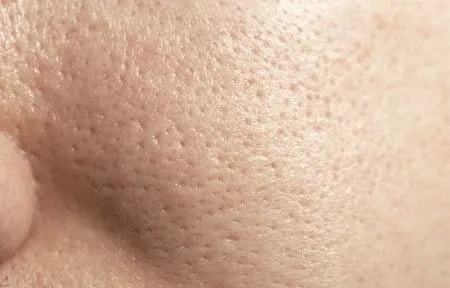
#> input picture .gradio/flagged/Upload Skin Image/6e59f69546d18e575bbf/skin image.jpg, 450 x 288 px; its folder holds only this picture in this run
$ python -i improved_feature_extraction.py   (imports and definitions only)   (older library calls are emulated)
#> lines starting #> are read from the running program, lines starting #| are printed output that depends on the picture; after the words box and inside, x2 and y2 are one past the last pixel; in counts of white or black regions, pixels touching at a corner belong together
import os
import cv2
import numpy as np
import pandas as pd

from skimage.feature import graycomatrix, graycoprops, local_binary_pattern


# ============================================================
# PATHS
# ============================================================

BASE_PATH = r"C:\Users\vires\Desktop\ML_COURSE_PROJECT"

DATASET_PATH = os.path.join(BASE_PATH, "dataset")

TRAIN_PATH = os.path.join(DATASET_PATH, "train")
VAL_PATH = os.path.join(DATASET_PATH, "val")

TRAIN_OUTPUT = os.path.join(
    BASE_PATH,
    "improved_train_features.csv"
)

VAL_OUTPUT = os.path.join(
    BASE_PATH,
    "improved_val_features.csv"
)


# ============================================================
# SETTINGS
# ============================================================

IMAGE_SIZE = (128, 128)

# LBP settings
LBP_POINTS = 8
LBP_RADIUS = 1

# Histogram bins
HIST_BINS = 8


# ============================================================
# CLASS NAMES
# ============================================================

CLASS_NAMES = {
    "class0_normal": "Normal",
    "class1_acne": "Acne",
    "class2_wrinkles": "Wrinkles",
    "class3_Eczema": "Eczema",
    "class4_Rosacea": "Rosacea",
    "class5_dark_spots": "Dark Spots"
}


# ============================================================
# BASIC STATISTICAL FEATURES
# ============================================================

def channel_statistics(channel, prefix):

    features = {}

    features[f"mean_{prefix}"] = np.mean(channel)
    features[f"std_{prefix}"] = np.std(channel)
    features[f"min_{prefix}"] = np.min(channel)
    features[f"max_{prefix}"] = np.max(channel)

    return features


# ============================================================
# COLOR HISTOGRAM
# ============================================================

def color_histogram(channel, prefix):

    features = {}

    hist = cv2.calcHist(
        [channel],
        [0],
        None,
        [HIST_BINS],
        [0, 256]
    )

    hist = hist.flatten()

    # Normalize histogram
    hist = hist / (hist.sum() + 1e-8)

    for i, value in enumerate(hist):

        features[f"{prefix}_hist_{i}"] = value

    return features


# ============================================================
# GLCM FEATURES
# ============================================================

def extract_glcm_features(gray):

    features = {}

    # Quantize image from 256 gray levels → 32 levels
    gray_quantized = (gray / 8).astype(np.uint8)

    distances = [1, 2]

    angles = [
        0,
        np.pi / 4,
        np.pi / 2,
        3 * np.pi / 4
    ]

    glcm = graycomatrix(
        gray_quantized,
        distances=distances,
        angles=angles,
        levels=32,
        symmetric=True,
        normed=True
    )

    properties = [
        "contrast",
        "dissimilarity",
        "homogeneity",
        "energy",
        "correlation",
        "ASM"
    ]

    for prop in properties:

        values = graycoprops(
            glcm,
            prop
        )

        # Mean across distances and directions
        features[f"glcm_{prop}"] = np.mean(values)

        # Standard deviation
        features[f"glcm_{prop}_std"] = np.std(values)

    return features


# ============================================================
# LBP FEATURES
# ============================================================

def extract_lbp_features(gray):

    features = {}

    lbp = local_binary_pattern(
        gray,
        P=LBP_POINTS,
        R=LBP_RADIUS,
        method="uniform"
    )

    # Uniform LBP gives P+2 bins
    n_bins = LBP_POINTS + 2

    hist, _ = np.histogram(
        lbp.ravel(),
        bins=np.arange(0, n_bins + 1),
        range=(0, n_bins)
    )

    hist = hist.astype(float)

    # Normalize
    hist = hist / (hist.sum() + 1e-8)

    for i, value in enumerate(hist):

        features[f"lbp_{i}"] = value

    # Additional LBP statistics
    features["lbp_mean"] = np.mean(lbp)
    features["lbp_std"] = np.std(lbp)

    return features


# ============================================================
# EDGE FEATURES
# ============================================================

def extract_edge_features(gray):

    features = {}

    edges = cv2.Canny(
        gray,
        50,
        150
    )

    edge_pixels = np.sum(edges > 0)

    total_pixels = edges.shape[0] * edges.shape[1]

    features["edge_density"] = (
        edge_pixels / total_pixels
    )

    # Sobel gradient
    sobel_x = cv2.Sobel(
        gray,
        cv2.CV_64F,
        1,
        0,
        ksize=3
    )

    sobel_y = cv2.Sobel(
        gray,
        cv2.CV_64F,
        0,
        1,
        ksize=3
    )

    magnitude = np.sqrt(
        sobel_x ** 2 +
        sobel_y ** 2
    )

    features["gradient_mean"] = np.mean(
        magnitude
    )

    features["gradient_std"] = np.std(
        magnitude
    )

    return features


# ============================================================
# COLOR RATIO FEATURES
# ============================================================

def extract_color_ratio_features(image):

    features = {}

    b = image[:, :, 0].astype(float)
    g = image[:, :, 1].astype(float)
    r = image[:, :, 2].astype(float)

    # Redness-related ratio
    red_ratio = r / (
        r + g + b + 1e-8
    )

    features["red_ratio_mean"] = np.mean(
        red_ratio
    )

    features["red_ratio_std"] = np.std(
        red_ratio
    )

    # Green-red difference
    rg_difference = r - g

    features["red_green_difference_mean"] = np.mean(
        rg_difference
    )

    features["red_green_difference_std"] = np.std(
        rg_difference
    )

    # Redness proportion
    redness_mask = (
        (r > g) &
        (r > b)
    )

    features["redness_percentage"] = np.mean(
        redness_mask
    )

    return features


# ============================================================
# EXTRACT FEATURES FROM ONE IMAGE
# ============================================================

def extract_features(image_input):

    if isinstance(image_input, np.ndarray):
        image = image_input
    elif isinstance(image_input, (str, os.PathLike)):
        image = cv2.imread(str(image_input))
#> image is the input picture: shape (288, 450, 3); mean B, G, R 150.9, 173.7, 207.7
    else:
        return None

    if image is None:
        return None

    # Resize
    image = cv2.resize(
        image,
        IMAGE_SIZE
    )
#> image: shape (128, 128, 3)

    features = {}

    # --------------------------------------------------------
    # RGB
    # --------------------------------------------------------

    b, g, r = cv2.split(image)
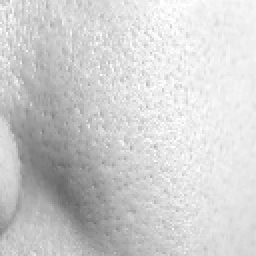
#> r: shape (128, 128) (shown 2 times larger); min 101, max 255, mean 207.6

    features.update(
        channel_statistics(r, "R")
    )

    features.update(
        channel_statistics(g, "G")
    )

    features.update(
        channel_statistics(b, "B")
    )

    # Histograms
    features.update(
        color_histogram(r, "R")
    )
#> in color_histogram, `hist = cv2.calcHist( [channel], [0], None, [HIST_BINS], [0, 256] )`: hist = [0, 0, 0, 371, 1403, 2550, 5502, 6558]
#> in color_histogram, `hist = hist / (hist.sum() + 1e-8)`: hist = [0, 0, 0, 0.0226, 0.0856, 0.156, 0.336, 0.4]
#> the loop in color_histogram, `for i, value in enumerate(hist): ` made 8 passes
#> value on passes 1 to 8: 0, 0, 0, 0.0226, 0.0856, 0.156, 0.336, 0.4
#> after the loop in color_histogram, `for i, value in enumerate(hist):`: features = {'R_hist_0': 0, 'R_hist_1': 0, 'R_hist_2': 0, 'R_hist_3': 0.0226, 'R_hist_4': 0.0856, 'R_hist_5': 0.156, 'R_hist_6': 0.336, 'R_hist_7': 0.4}

    features.update(
        color_histogram(g, "G")
    )
#> the loop in color_histogram (call 2), `for i, value in enumerate(hist): ` made 8 passes
#> value on passes 1 to 8: 0, 6.1e-05, 0.045, 0.116, 0.174, 0.254, 0.37, 0.0412

    features.update(
        color_histogram(b, "B")
    )


    # --------------------------------------------------------
    # HSV
    # --------------------------------------------------------

    hsv = cv2.cvtColor(
        image,
        cv2.COLOR_BGR2HSV
    )
#> hsv: shape (128, 128, 3); mean H, S, V 12.3, 73.2, 207.6

    h, s, v = cv2.split(hsv)

    features.update(
        channel_statistics(h, "H")
    )

    features.update(
        channel_statistics(s, "S")
    )

    features.update(
        channel_statistics(v, "V")
    )


    # --------------------------------------------------------
    # LAB
    # --------------------------------------------------------

    lab = cv2.cvtColor(
        image,
        cv2.COLOR_BGR2LAB
    )
#> lab: shape (128, 128, 3); mean of channels 0, 1, 2 186.6, 137.2, 144.5

    l_channel, a_channel, b_channel = cv2.split(lab)

    features.update(
        channel_statistics(
            l_channel,
            "L"
        )
    )

    features.update(
        channel_statistics(
            a_channel,
            "A"
        )
    )

    features.update(
        channel_statistics(
            b_channel,
            "LAB_B"
        )
    )


    # --------------------------------------------------------
    # GRAYSCALE
    # --------------------------------------------------------

    gray = cv2.cvtColor(
        image,
        cv2.COLOR_BGR2GRAY
    )

    features.update(
        channel_statistics(
            gray,
            "gray"
        )
    )


    # --------------------------------------------------------
    # BRIGHTNESS
    # --------------------------------------------------------

    features["brightness"] = np.mean(
        gray
    )

    features["brightness_std"] = np.std(
        gray
    )


    # --------------------------------------------------------
    # GLCM
    # --------------------------------------------------------

    features.update(
        extract_glcm_features(gray)
    )
#> in extract_glcm_features, `gray_quantized = (gray / 8).astype(np.uint8)`:
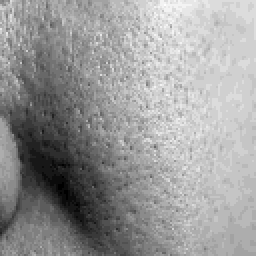
#> gray_quantized: shape (128, 128) (shown 2 times larger); min 9, max 31, mean 22.2; drawn with min black and max white
#> the loop in extract_glcm_features, `for prop in properties: ` made 6 passes
#> values on passes 1 to 5: [[1.73, 1.75, 1.3, 2.11], [2.39, 1.75, 2.05, 2.11]], [[0.866, 0.893, 0.734, 0.987], [1.08, 0.893, 0.981, 0.987]], [[0.646, 0.633, 0.686, 0.608], [0.578, 0.633, 0.606, 0.608]], [[0.14, 0.137, 0.15, 0.134], [0.128, 0.137, 0.134, 0.134]], [[0.961, 0.96, 0.971, 0.953], [0.946, 0.96, 0.954, 0.953]]
#> after the loop in extract_glcm_features, `for prop in properties:`: features = 12 items


    # --------------------------------------------------------
    # LBP
    # --------------------------------------------------------

    features.update(
        extract_lbp_features(gray)
    )
#> in extract_lbp_features, `lbp = local_binary_pattern( gray, P=LBP_POINTS, R=LBP_RADIUS, method="..`:
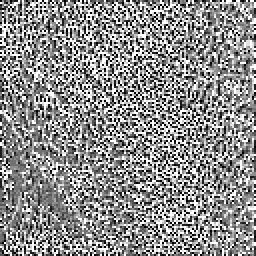
#> lbp: shape (128, 128) float64 (shown 2 times larger); min 0, max 9, mean 5.03; drawn with min black and max white
#> in extract_lbp_features, `hist, _ = np.histogram( lbp.ravel(), bins=np.arange(0, n_bins + 1), ra..`: hist = [1377, 1502, 1039, 1430, 1655, 1810, 1495, 1573, 1632, 2871]
#> in extract_lbp_features, `hist = hist / (hist.sum() + 1e-8)`: hist = [0.084, 0.0917, 0.0634, 0.0873, 0.101, 0.11, 0.0912, 0.096, 0.0996, 0.175]
#> the loop in extract_lbp_features, `for i, value in enumerate(hist): ` made 10 passes
#> value on passes 1 to 10: 0.084, 0.0917, 0.0634, 0.0873, 0.101, 0.11, 0.0912, 0.096, 0.0996, 0.175
#> after the loop in extract_lbp_features, `for i, value in enumerate(hist):`: features = 10 items


    # --------------------------------------------------------
    # EDGE FEATURES
    # --------------------------------------------------------

    features.update(
        extract_edge_features(gray)
    )
#> in extract_edge_features, `edges = cv2.Canny( gray, 50, 150 )`:
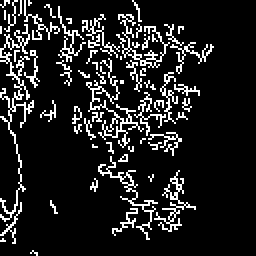
#> edges: shape (128, 128) (shown 2 times larger); 12.5% white in thin lines or dots, all inside (x1, y1, x2, y2) = (0, 0, 107, 128)
#> in extract_edge_features, `edge_pixels = np.sum(edges > 0)`: edge_pixels = 2041
#> in extract_edge_features, `magnitude = np.sqrt( sobel_x ** 2 + sobel_y ** 2 )`:
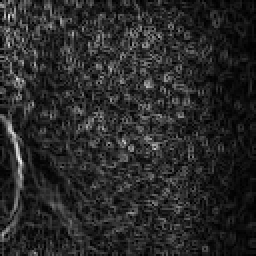
#> magnitude: shape (128, 128) float64 (shown 2 times larger); min 0, max 245, mean 40.6


    # --------------------------------------------------------
    # COLOR RATIO FEATURES
    # --------------------------------------------------------

    features.update(
        extract_color_ratio_features(image)
    )
#> in extract_color_ratio_features, `red_ratio = r / ( r + g + b + 1e-8 )`:
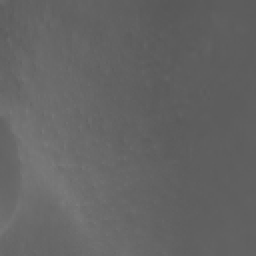
#> red_ratio: shape (128, 128) float64 (shown 2 times larger); min 0.346, max 0.486, mean 0.396
#> in extract_color_ratio_features, `rg_difference = r - g`:
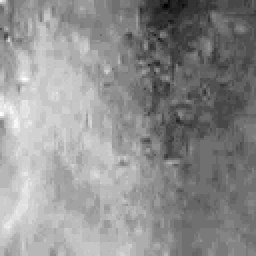
#> rg_difference: shape (128, 128) float64 (shown 2 times larger); min 6, max 56, mean 34; drawn with min black and max white
#> in extract_color_ratio_features, `redness_mask = ( (r > g) & (r > b) )`: redness_mask: shape (128, 128) bool; every value is 1


    return features


# ============================================================
# PROCESS DATASET
# ============================================================

# [76 lines left out: function process_dataset, not called in this run]


# ============================================================
# MAIN
# ============================================================

# [87 lines not run here, left out]

>>> result = extract_features('.gradio/flagged/Upload Skin Image/6e59f69546d18e575bbf/skin image.jpg')
#> result = 98 items
